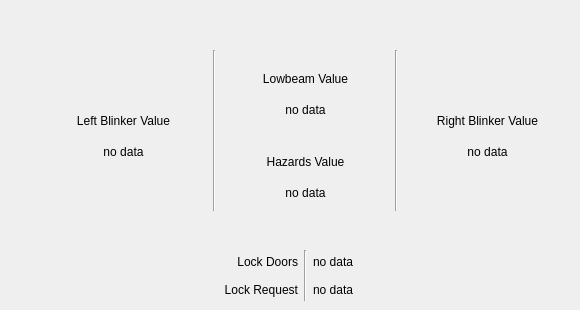
   <widget class="QWidget" name="tab_lowspeed">
    <attribute name="title">
     <string>Lowspeed</string>
    </attribute>
    <widget class="QWidget" name="gridLayoutWidget_9">
     <property name="geometry">
      <rect>
       <x>40</x>
       <y>50</y>
       <width>531</width>
       <height>161</height>
      </rect>
     </property>
     <layout class="QGridLayout" name="gridLayout_8">
      <item row="0" column="2">
       <widget class="QLabel" name="label_12">
        <property name="text">
         <string>Lowbeam Value</string>
        </property>
        <property name="alignment">
         <set>Qt::AlignBottom|Qt::AlignHCenter</set>
        </property>
       </widget>
      </item>
      <item row="1" column="2">
       <widget class="QLabel" name="lbl_lowbeam_value">
        <property name="text">
         <string>no data</string>
        </property>
        <property name="alignment">
         <set>Qt::AlignCenter</set>
        </property>
       </widget>
      </item>
      <item row="2" column="4">
       <widget class="QLabel" name="lbl_right_blinker_value">
        <property name="text">
         <string>no data</string>
        </property>
        <property name="alignment">
         <set>Qt::AlignCenter</set>
        </property>
       </widget>
      </item>
      <item row="1" column="0">
       <widget class="QLabel" name="label_14">
        <property name="text">
         <string>Left Blinker Value</string>
        </property>
        <property name="alignment">
         <set>Qt::AlignBottom|Qt::AlignHCenter</set>
        </property>
       </widget>
      </item>
      <item row="2" column="0">
       <widget class="QLabel" name="lbl_left_blinker_value">
        <property name="text">
         <string>no data</string>
        </property>
        <property name="alignment">
         <set>Qt::AlignCenter</set>
        </property>
       </widget>
      </item>
      <item row="2" column="2">
       <widget class="QLabel" name="label_17">
        <property name="text">
         <string>Hazards Value</string>
        </property>
        <property name="alignment">
         <set>Qt::AlignBottom|Qt::AlignHCenter</set>
        </property>
       </widget>
      </item>
      <item row="1" column="4">
       <widget class="QLabel" name="label_15">
        <property name="text">
         <string>Right Blinker Value</string>
        </property>
        <property name="alignment">
         <set>Qt::AlignBottom|Qt::AlignHCenter</set>
        </property>
       </widget>
      </item>
      <item row="0" column="1" rowspan="4">
       <widget class="Line" name="line_8">
        <property name="orientation">
         <enum>Qt::Vertical</enum>
        </property>
       </widget>
      </item>
      <item row="3" column="2">
       <widget class="QLabel" name="lbl_hazards_value">
        <property name="text">
         <string>no data</string>
        </property>
        <property name="alignment">
         <set>Qt::AlignCenter</set>
        </property>
       </widget>
      </item>
      <item row="0" column="3" rowspan="4">
       <widget class="Line" name="line_9">
        <property name="orientation">
         <enum>Qt::Vertical</enum>
        </property>
       </widget>
      </item>
     </layout>
    </widget>
    <widget class="QWidget" name="gridLayoutWidget_10">
     <property name="geometry">
      <rect>
       <x>120</x>
       <y>250</y>
       <width>371</width>
       <height>51</height>
      </rect>
     </property>
     <layout class="QGridLayout" name="gridLayout_9">
      <item row="1" column="2">
       <widget class="QLabel" name="lbl_lock_request_data">
        <property name="text">
         <string>no data</string>
        </property>
       </widget>
      </item>
      <item row="0" column="0">
       <widget class="QLabel" name="label_18">
        <property name="text">
         <string>Lock Doors</string>
        </property>
        <property name="alignment">
         <set>Qt::AlignRight|Qt::AlignTrailing|Qt::AlignVCenter</set>
        </property>
       </widget>
      </item>
      <item row="0" column="2">
       <widget class="QLabel" name="lbl_lock_doors_data">
        <property name="text">
         <string>no data</string>
        </property>
       </widget>
      </item>
      <item row="1" column="0">
       <widget class="QLabel" name="label_19">
        <property name="text">
         <string>Lock Request</string>
        </property>
        <property name="alignment">
         <set>Qt::AlignRight|Qt::AlignTrailing|Qt::AlignVCenter</set>
        </property>
       </widget>
      </item>
      <item row="0" column="1" rowspan="2">
       <widget class="Line" name="line_12">
        <property name="orientation">
         <enum>Qt::Vertical</enum>
        </property>
       </widget>
      </item>
     </layout>
    </widget>
   </widget>
